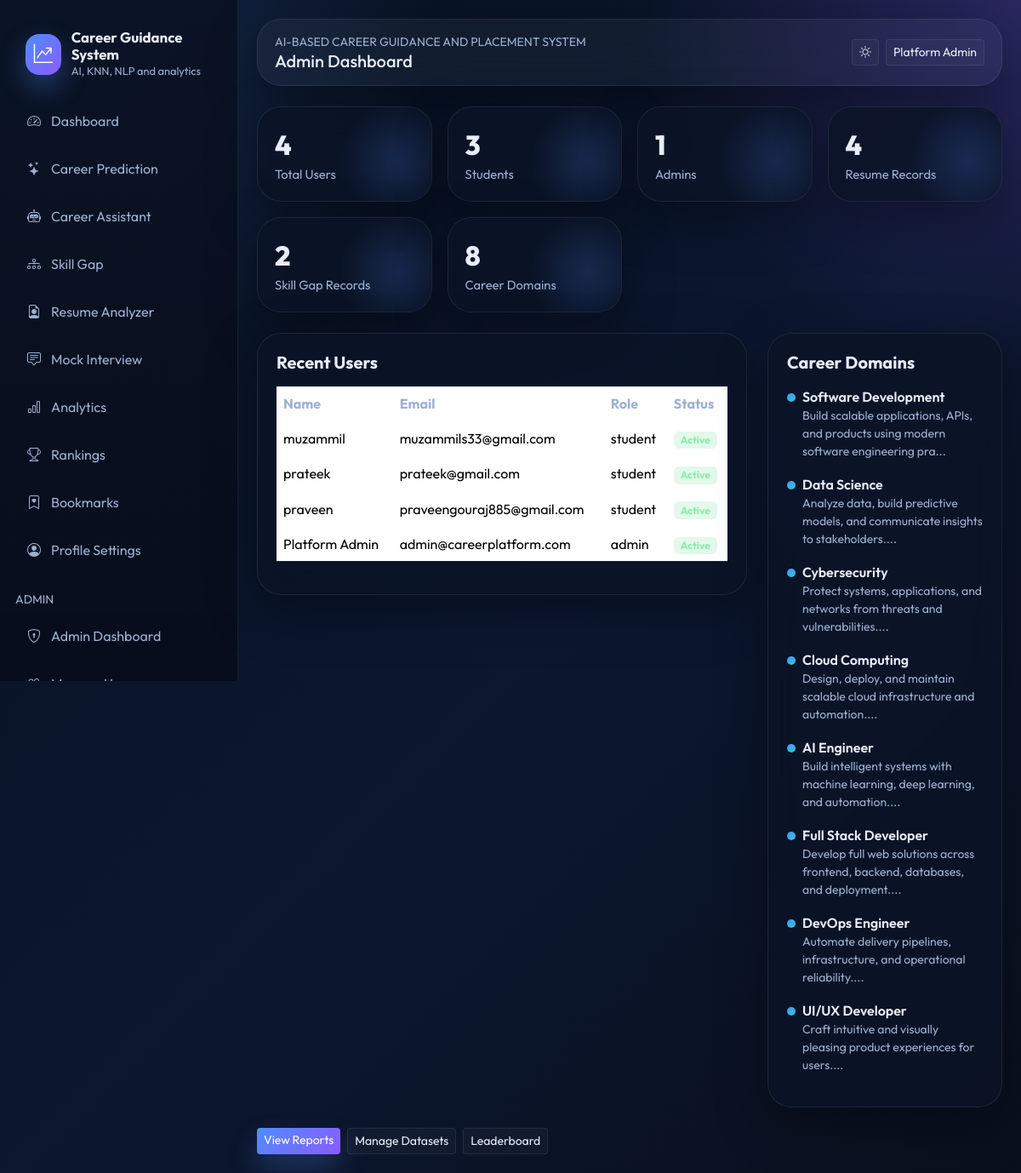
/admin/dashboard (signed in), run on an earlier commit of the app's database.
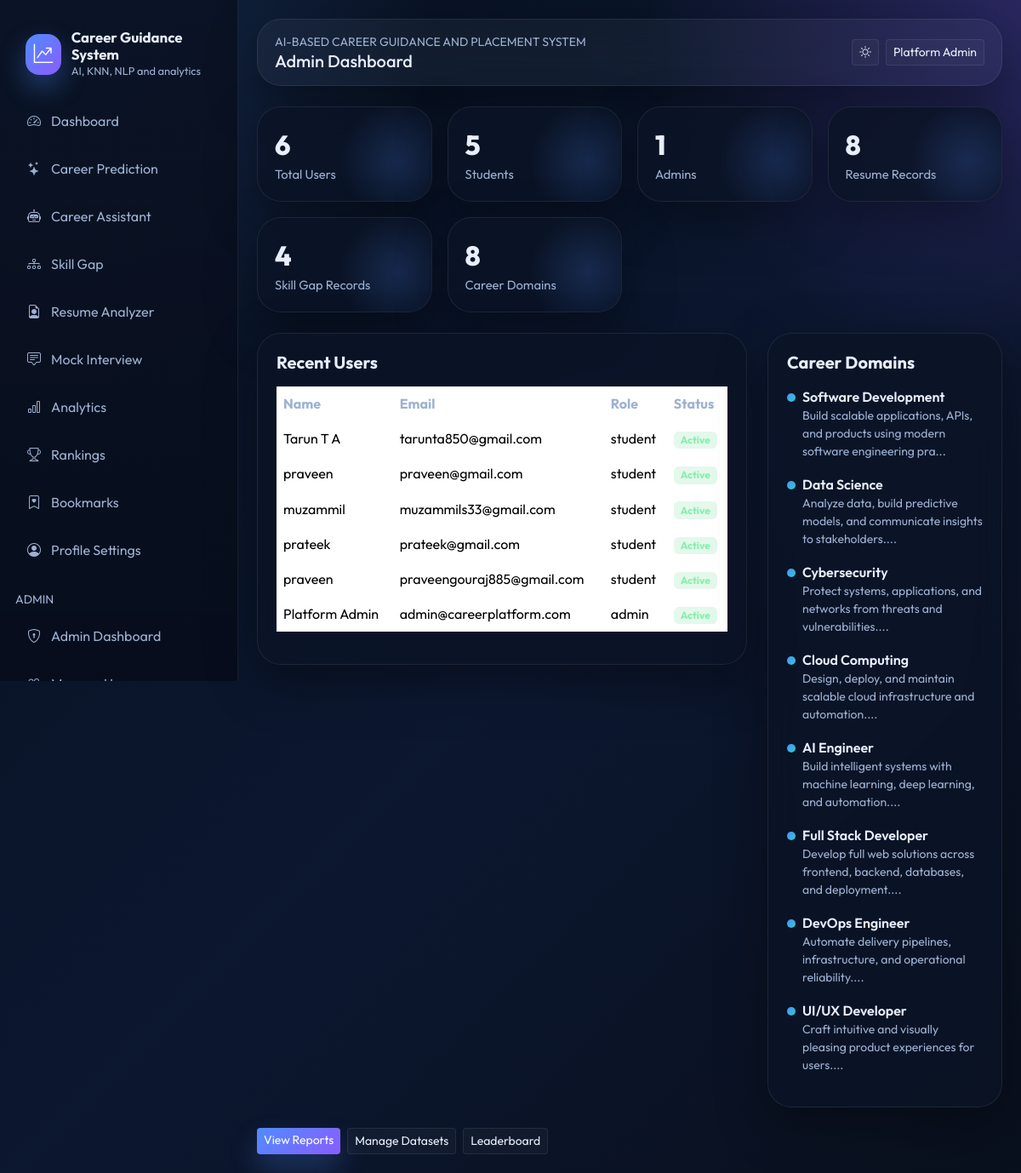
And on a later commit of the database.
### models/db_models.py (models this page shows, shortened)
class TimestampMixin:
    created_at = db.Column(db.DateTime, default=datetime.utcnow, nullable=False)
    updated_at = db.Column(db.DateTime, default=datetime.utcnow, onupdate=datetime.utcnow, nullable=False)

class User(UserMixin, TimestampMixin, db.Model):
    __tablename__ = "users"
    id = db.Column(db.Integer, primary_key=True)
    full_name = db.Column(db.String(120), nullable=False)
    email = db.Column(db.String(150), unique=True, nullable=False, index=True)
    password_hash = db.Column(db.String(255), nullable=False)
    role = db.Column(db.String(20), default="student", nullable=False)
    college = db.Column(db.String(150))
    course = db.Column(db.String(120))
    year = db.Column(db.String(20))
    bio = db.Column(db.Text)
    photo = db.Column(db.String(255), default="default-avatar.svg")
    skills_json = db.Column(db.Text)
    is_active = db.Column(db.Boolean, default=True, nullable=False)
    last_login = db.Column(db.DateTime)
    career_predictions = db.relationship("CareerPrediction", backref="user", lazy=True, cascade="all, delete-orphan")
    resumes = db.relationship("Resume", backref="user", lazy=True, cascade="all, delete-orphan")
    interviews = db.relationship("InterviewResult", backref="user", lazy=True, cascade="all, delete-orphan")
    gaps = db.relationship("SkillGapAnalysis", backref="user", lazy=True, cascade="all, delete-orphan")
    bookmarks = db.relationship("CareerBookmark", backref="user", lazy=True, cascade="all, delete-orphan")

class CareerDomain(TimestampMixin, db.Model):
    __tablename__ = "career_domains"
    id = db.Column(db.Integer, primary_key=True)
    name = db.Column(db.String(120), unique=True, nullable=False)
    description = db.Column(db.Text, nullable=False)
    required_skills_json = db.Column(db.Text, nullable=False)
    courses_json = db.Column(db.Text, nullable=False)
    roadmap_json = db.Column(db.Text, nullable=False)

### routes/admin.py (the view)
@admin_bp.route("/dashboard")
@admin_required
def dashboard():
    users = User.query.count()
    students = User.query.filter_by(role="student").count()
    admins = User.query.filter_by(role="admin").count()
    predictions = CareerPrediction.query.count()
    resumes = Resume.query.count()
    interviews = InterviewResult.query.count()
    recent_users = User.query.order_by(User.created_at.desc()).limit(6).all()
    domains = CareerDomain.query.all()
    return render_template(
        "admin/dashboard.html",
        metrics={
            "users": users,
            "students": students,
            "admins": admins,
            "predictions": predictions,
            "resumes": resumes,
            "interviews": interviews,
            "domains": len(domains),
        },
        recent_users=recent_users,
        domains=domains,
    )

### app.py (called while the page is built)
@login_manager.user_loader
def load_user(user_id):
    return User.query.get(int(user_id))

### routes/admin.py (called while the page is built)
def admin_required(view_function):
    @wraps(view_function)
    @login_required
    def wrapper(*args, **kwargs):
        if current_user.role != "admin":
            flash("Administrator access required.", "danger")
            return redirect(url_for("student.dashboard"))
        return view_function(*args, **kwargs)
    return wrapper

### templates/admin/dashboard.html (shortened to what this page needs)
{% extends "base.html" %}
{% block page_title %}Admin Dashboard{% endblock %}
{% block content %}
<div class="container-fluid px-0">
  <div class="stats-grid mb-4">
    <div class="stat-card"><div class="stat-value">{{ metrics.users }}</div><div class="stat-label">Total Users</div></div>
    <div class="stat-card"><div class="stat-value">{{ metrics.students }}</div><div class="stat-label">Students</div></div>
    <div class="stat-card"><div class="stat-value">{{ metrics.admins }}</div><div class="stat-label">Admins</div></div>
    <div class="stat-card"><div class="stat-value">{{ metrics.resumes }}</div><div class="stat-label">Resume Records</div></div>
    <div class="stat-card"><div class="stat-value">{{ metrics.interviews }}</div><div class="stat-label">Skill Gap Records</div></div>
    <div class="stat-card"><div class="stat-value">{{ metrics.domains }}</div><div class="stat-label">Career Domains</div></div>
  </div>
  <div class="row g-4">
    <div class="col-lg-8"><div class="glass-card"><h5 class="fw-bold mb-3">Recent Users</h5><div class="table-responsive"><table class="table align-middle"><thead><tr><th>Name</th><th>Email</th><th>Role</th><th>Status</th></tr></thead><tbody>{% for user in recent_users %}<tr><td>{{ user.full_name }}</td><td>{{ user.email }}</td><td>{{ user.role }}</td><td>{% if user.is_active %}<span class="badge badge-success-soft">Active</span>{% else %}<span class="badge badge-danger-soft">Inactive</span>{% endif %}</td></tr>{% else %}<tr><td colspan="4" class="text-muted">No users found.</td></tr>{% endfor %}</tbody></table></div></div></div>
    <div class="col-lg-4"><div class="glass-card"><h5 class="fw-bold mb-3">Career Domains</h5>{% for domain in domains %}<div class="timeline-item"><div class="fw-semibold">{{ domain.name }}</div><div class="small text-muted">{{ domain.description[:85] }}...</div></div>{% else %}<p class="text-muted">No domains available.</p>{% endfor %}</div></div>
  </div>
  <div class="d-flex flex-wrap gap-2 mt-4">
    <a class="btn btn-primary-gradient btn-sm" href="{{ url_for('admin.reports') }}">View Reports</a>
    <a class="btn btn-outline-soft btn-sm" href="{{ url_for('admin.datasets') }}">Manage Datasets</a>
    <a class="btn btn-outline-soft btn-sm" href="{{ url_for('student.rankings') }}">Leaderboard</a>
  </div>
</div>
{% endblock %}

### templates/base.html (shortened to what this page needs)
<!doctype html>
<html lang="en">
<head>
  <link href="https://cdn.jsdelivr.net/npm/bootstrap@5.3.3/dist/css/bootstrap.min.css" rel="stylesheet">
  <link href="https://cdn.jsdelivr.net/npm/bootstrap-icons@1.11.3/font/bootstrap-icons.min.css" rel="stylesheet">
  <link rel="stylesheet" href="{{ url_for('static', filename='css/style.css') }}">
</head>
<body class="{% if current_user.is_authenticated %}app-shell{% else %}public-shell{% endif %}">
  {% if current_user.is_authenticated %}
  <aside class="sidebar d-none d-lg-block">
    <div class="brand">
      <div class="brand-mark"><i class="bi bi-graph-up-arrow"></i></div>
      <div>
        <div class="brand-title">Career Guidance System</div>
        <div class="brand-subtitle">AI, KNN, NLP and analytics</div>
      </div>
    </div>
    <div class="nav flex-column nav-pills">
      <a class="nav-link sidebar-link" href="{{ url_for('student.dashboard') }}"><i class="bi bi-speedometer2"></i>Dashboard</a>
      <a class="nav-link sidebar-link" href="{{ url_for('student.career_prediction') }}"><i class="bi bi-stars"></i>Career Prediction</a>
      <a class="nav-link sidebar-link" href="{{ url_for('student.career_assistant') }}"><i class="bi bi-robot"></i>Career Assistant</a>
      <a class="nav-link sidebar-link" href="{{ url_for('student.skill_gap') }}"><i class="bi bi-diagram-3"></i>Skill Gap</a>
      <a class="nav-link sidebar-link" href="{{ url_for('student.resume_analyzer') }}"><i class="bi bi-file-earmark-person"></i>Resume Analyzer</a>
      <a class="nav-link sidebar-link" href="{{ url_for('student.mock_interview') }}"><i class="bi bi-chat-square-text"></i>Mock Interview</a>
      <a class="nav-link sidebar-link" href="{{ url_for('student.analytics') }}"><i class="bi bi-bar-chart"></i>Analytics</a>
      <a class="nav-link sidebar-link" href="{{ url_for('student.rankings') }}"><i class="bi bi-trophy"></i>Rankings</a>
      <a class="nav-link sidebar-link" href="{{ url_for('student.bookmarks') }}"><i class="bi bi-bookmark-heart"></i>Bookmarks</a>
      <a class="nav-link sidebar-link" href="{{ url_for('auth.profile') }}"><i class="bi bi-person-circle"></i>Profile Settings</a>
      {% if current_user.role == 'admin' %}
      <div class="mt-3 mb-2 small text-uppercase text-muted">Admin</div>
      <a class="nav-link sidebar-link" href="{{ url_for('admin.dashboard') }}"><i class="bi bi-shield-lock"></i>Admin Dashboard</a>
      <a class="nav-link sidebar-link" href="{{ url_for('admin.users') }}"><i class="bi bi-people"></i>Manage Users</a>
      {% endif %}
    </div>
  </aside>
  {% endif %}
  <main class="main-content">
    <div class="topbar mb-4 d-flex flex-wrap align-items-center justify-content-between gap-3">
      <div>
        <div class="small text-uppercase text-muted">AI-Based Career Guidance and Placement System</div>
        <h5 class="mb-0">{% block page_title %}Dashboard{% endblock %}</h5>
      </div>
      <div class="d-flex align-items-center gap-2">
        <button class="btn btn-outline-soft btn-sm" type="button" data-theme-toggle><i class="bi bi-brightness-high"></i></button>
        {% if current_user.is_authenticated %}
        <a href="{{ url_for('auth.profile') }}" class="btn btn-outline-soft btn-sm">{{ current_user.full_name }}</a>
        {% else %}
        <a href="{{ url_for('auth.login') }}" class="btn btn-outline-soft btn-sm">Login</a>
        <a href="{{ url_for('auth.register') }}" class="btn btn-primary-gradient btn-sm">Register</a>
        {% endif %}
      </div>
    </div>
    <div class="toast-container position-fixed top-0 end-0 p-3">
    </div>
    {% block content %}{% endblock %}
  </main>
</body>
</html>

What changed in the data, as far as the page shows it:
added User: full_name "Tarun T A", email "tarunta850@gmail.com", role "student", is_active "Active"
added User: full_name "praveen", email "praveen@gmail.com", role "student", is_active "Active"
Also different on the page:
{{ metrics.users }}: "4" → "6"
{{ metrics.students }}: "3" → "5"
{{ metrics.resumes }}: "4" → "8"
{{ metrics.interviews }}: "2" → "4"
